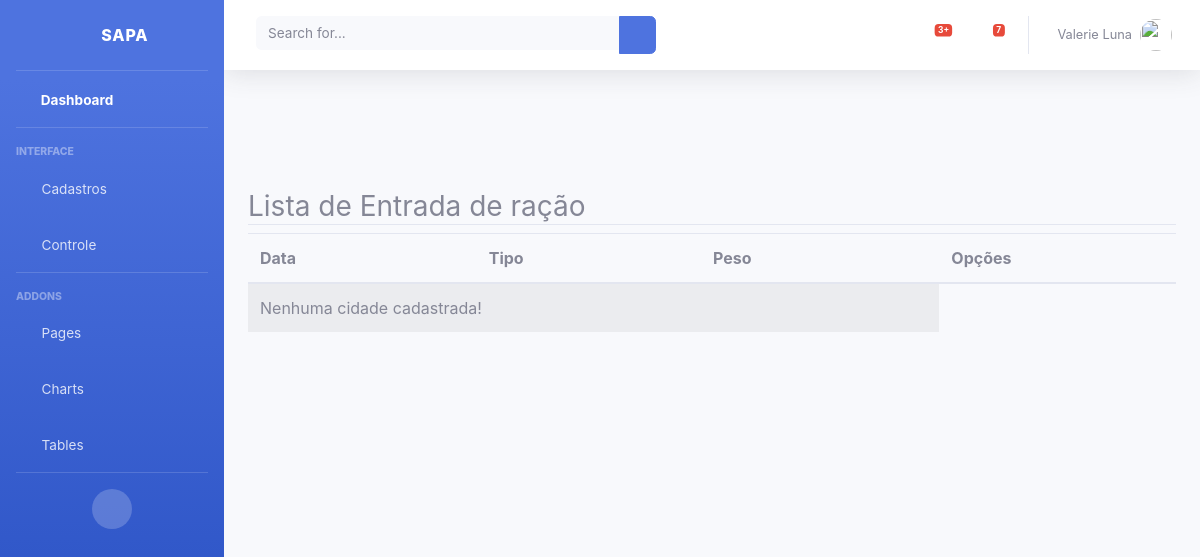
The page /listar/entrada/ (signed in) on the database as committed earlier.
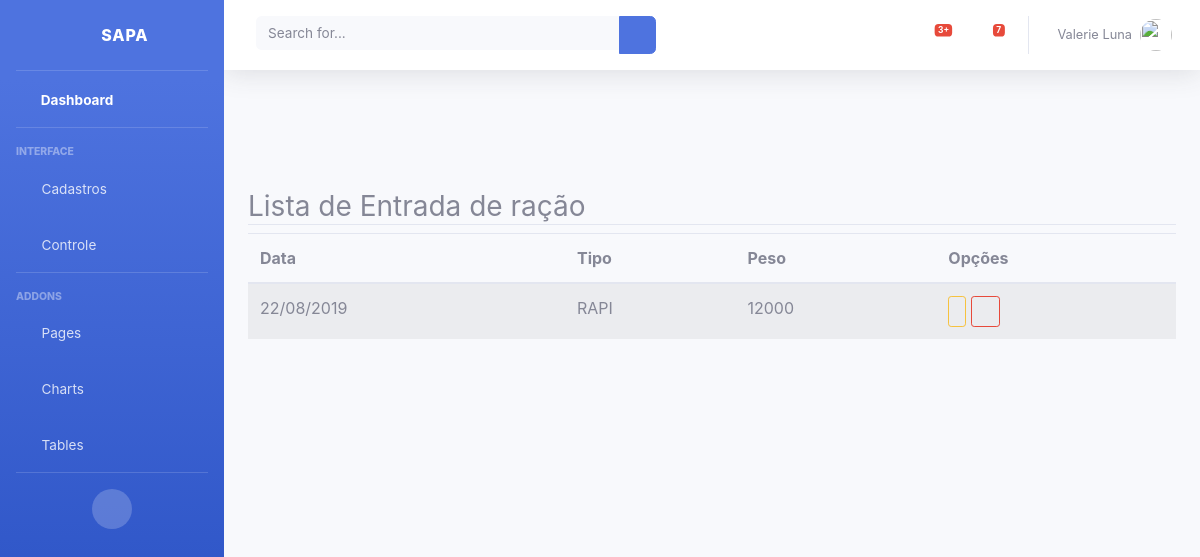
The same page on the database as committed later.
### cadastros/models.py (models this page shows, shortened)
class Entrada(models.Model):
    dataChegada        = models.CharField(max_length=50)
    peso               = models.PositiveIntegerField(max_length=5, unique = True)
    racao              = models.ForeignKey(Racao, on_delete=models.PROTECT)

class Racao(models.Model):
    sigla   = models.CharField(max_length=4, unique = True)
    nome    = models.CharField(max_length=80)

### cadastros/views.py (the view)
# urls.py: path('listar/entrada/', EntradaList.as_view(), name="listar-entradas"),
class EntradaList(LoginRequiredMixin, ListView):
    model = Entrada
    template_name = "cadastros/list_entrada.html"

### cadastros/templates/cadastros/list_entrada.html (shortened to what this page needs)
{% extends 'cadastros/base.html'%}
{% load static %}
{% load crispy_forms_tags %}
{% block conteudo %}
<div class="container py-5">
    <div class="row mt-5">
        <div class="col-lg">
            <h3 class="border-bottom">
                Lista de Entrada de ração           </h3>
        </div>
    </div>
    <div class="row">
        <div class="col-lg">
            <table class="table table-striped">
                <thead>
                    <tr>
                        <th>Data</th>
                        <th>Tipo</th>
                        <th>Peso</th>
                        <th>Opções</th>
                    </tr>
                </thead>
                <tbody>
                    {% for entrada in object_list %}
                        <tr>
                            <td>{{entrada.dataChegada}}</td>
                            <td>{{entrada.racao.sigla}}</td>
                            <td>{{entrada.peso}}</td>
                            <td>
                                <a href="{% url 'editar-entrada' entrada.pk %}" class="btn btn-outline-warning btn-sm">
                                </a>
                                <a href="{% url 'excluir-entrada' entrada.pk %}" class="btn btn-outline-danger btn-sm">
                                    <i class="fa fa-trash" aria-hidden="true"></i>
                                </a>
                            </td>
                            {% empty %}
                            <tr>
                                <td colspan="3">Nenhuma cidade cadastrada!</td>
                            </tr>
                    {% endfor %}
                </tbody>
            </table>
        </div>
    </div>
</div>
{% endblock %}

Rows that differ between the two databases and show on the page:
added Entrada: dataChegada "22/08/2019", racao.sigla "RAPI", peso "12000"
Other text that changed with them:
text no longer shown: "Nenhuma cidade cadastrada!"
